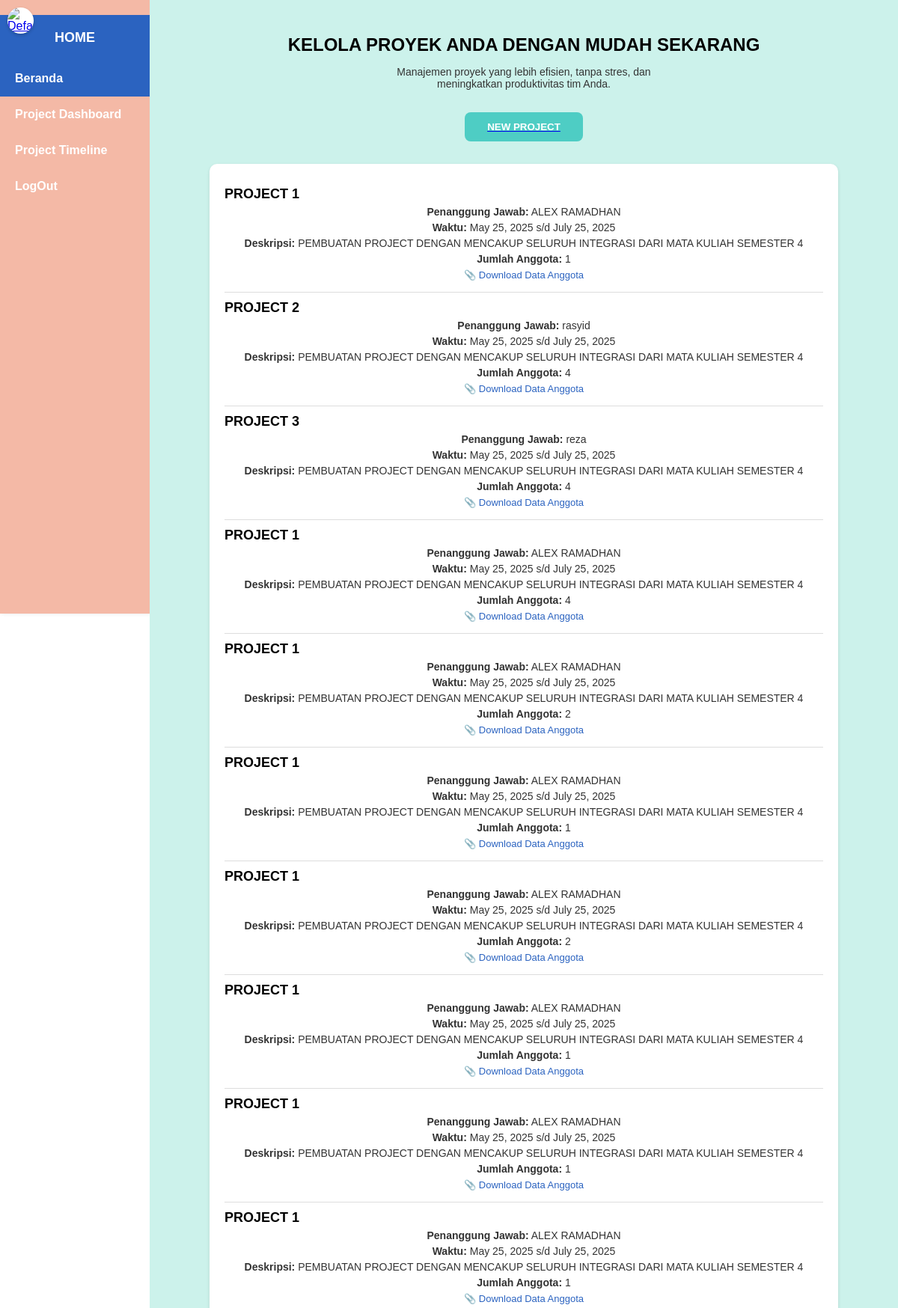
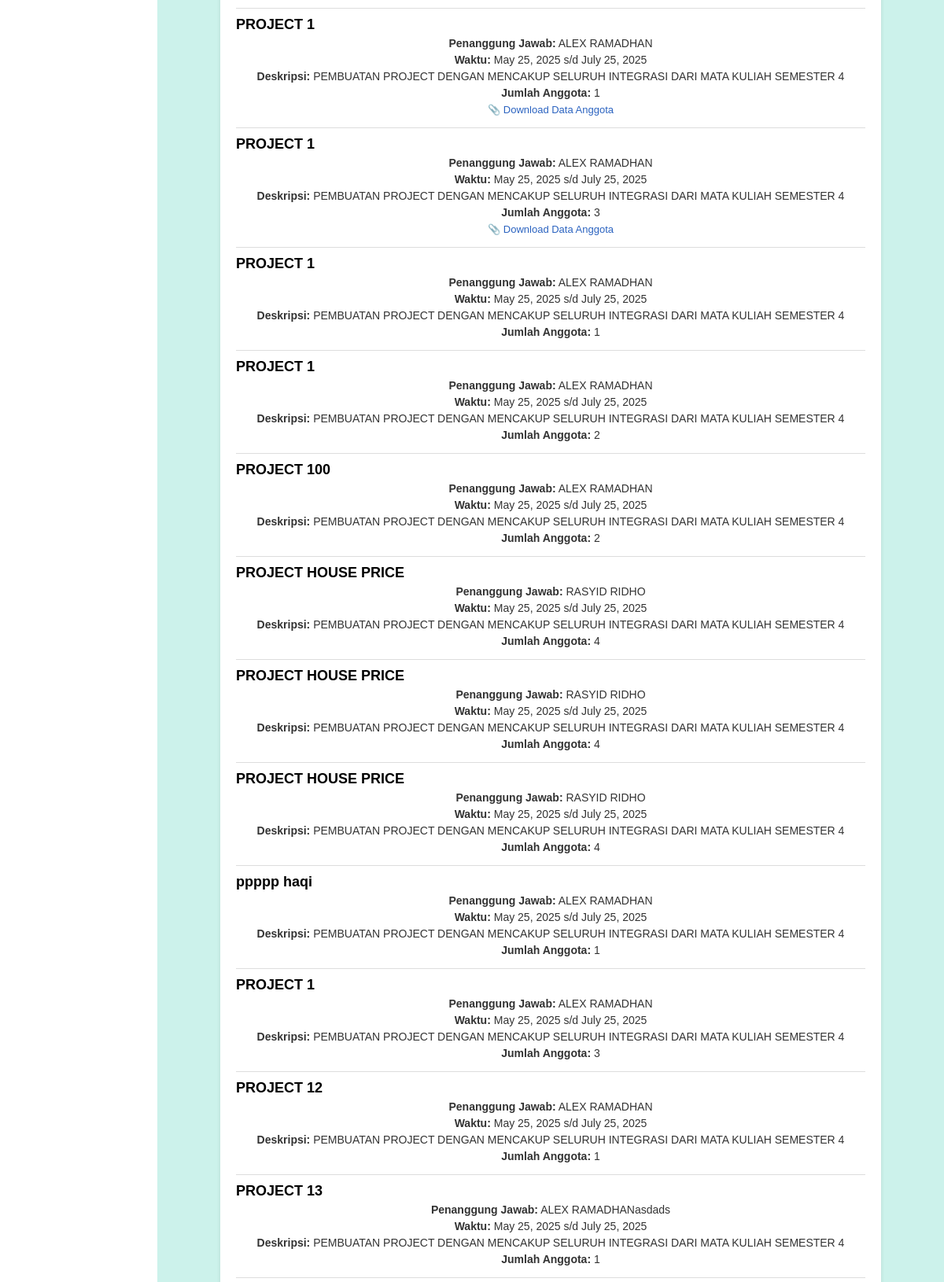
/home/ (upper part), run on the app's committed database (2 pictures, top to bottom).
### data_entry/models.py (models this page shows, shortened)
class Project(models.Model):
    nama = models.CharField(max_length=100)
    deskripsi = models.TextField()
    mulai = models.DateField()
    selesai = models.DateField()
    penanggungjawab = models.CharField(max_length=100)
    jumlah = models.IntegerField()
    file = models.FileField(upload_to='uploads/', null=True, blank=True)
    pendanaan = models.BigIntegerField(null=True, blank=True)
    aktivitas1 = models.CharField(max_length=100, null=True, blank=True)
    aktivitas2 = models.CharField(max_length=100, null=True, blank=True)
    aktivitas3 = models.CharField(max_length=100, null=True, blank=True)

### data_entry/views.py (the view)
# urls.py: path('home/', views.home_project, name='homeproject'),
def home_project(request):
    projects = Project.objects.all()
    return render(request, 'data_entry/homeproject.html', {'projects': projects})

### data_entry/templates/data_entry/homeproject.html (shortened to what this page needs)
{% load static %}
<!DOCTYPE html>
<html lang="id">
<head>
</head>
<body>
  <a href="{% url 'data_entry:profilelengkap' %}" class="profile-icon">
    {% if profile.foto %}
      <img src="{{ profile.foto.url }}" alt="Foto Profil">
    {% else %}
      <img src="{% static 'default_user.png' %}" alt="Default">
    {% endif %}
  </a>
  <div class="sidebar">
    <div class="logo">HOME</div>
    <a href="#" class="active">Beranda</a>
    <a href="{% url 'data_entry:project_dashboard' %}">Project Dashboard</a>
    <a href="{% url 'data_entry:tampilkan_management' %}">Project Timeline</a>
    <a href="#">LogOut</a>
  </div>
  <div class="content">
    <h1>KELOLA PROYEK ANDA DENGAN MUDAH SEKARANG</h1>
    <p>Manajemen proyek yang lebih efisien, tanpa stres, dan<br>meningkatkan produktivitas tim Anda.</p>
    <a href="{% url 'data_entry:newproject' %}">
      <button class="new-project-btn">NEW PROJECT</button>
    </a>
    <div class="project-list">
      {% for p in projects %}
        <div class="project-item">
          <h3>{{ p.nama }}</h3>
          <p><strong>Penanggung Jawab:</strong> {{ p.penanggungjawab }}</p>
          <p><strong>Waktu:</strong> {{ p.mulai }} s/d {{ p.selesai }}</p>
          <p><strong>Deskripsi:</strong> {{ p.deskripsi }}</p>
          <p><strong>Jumlah Anggota:</strong> {{ p.jumlah }}</p>
          {% if p.file %}
            <p><a href="{{ p.file.url }}">📎 Download Data Anggota</a></p>
          {% endif %}
        </div>
      {% empty %}
        <p>Tidak ada proyek yang terdaftar.</p>
      {% endfor %}
    </div>
  </div>
</body>
</html>

### data_entry/templates/data_entry/homeproject.html (style rules this page uses)
body { margin: 0; font-family: Arial, sans-serif; display: flex; }
.profile-icon { position: absolute; top: 10px; left: 10px; width: 35px; height: 35px; border-radius: 50%; overflow: hidden; box-shadow: 0 2px 4px rgba(0,0,0,0.2); z-index: 1000; background-color: white; }
.profile-icon img { width: 100%; height: 100%; object-fit: cover; }
.sidebar { width: 200px; background-color: #f4b9a6; display: flex; flex-direction: column; padding-top: 20px; height: 100vh; box-shadow: 2px 0 5px rgba(0, 0, 0, 0.1); }
.sidebar .logo { background-color: #2b63c0; color: white; padding: 20px; font-weight: bold; font-size: 18px; text-align: center; }
.sidebar a { padding: 15px 20px; text-decoration: none; color: white; font-weight: bold; }
.sidebar a.active, .sidebar a:hover { background-color: #2b63c0; }
.content { flex: 1; background-color: #ccf2eb; padding: 30px; overflow-y: auto; }
.content h1 { font-size: 24px; font-weight: bold; margin-bottom: 10px; text-align: center; }
.content p { font-size: 14px; margin-bottom: 30px; text-align: center; color: #333; }
.new-project-btn { background-color: #4ecdc4; color: white; border: none; padding: 12px 30px; font-weight: bold; border-radius: 8px; cursor: pointer; display: block; margin: 0 auto 30px auto; }
.project-list { background: white; padding: 20px; border-radius: 10px; max-width: 800px; margin: auto; box-shadow: 0 2px 5px rgba(0, 0, 0, 0.1); }
.project-item { border-bottom: 1px solid #ddd; padding: 10px 0; }
.project-item h3 { margin: 0; font-size: 18px; }
.project-item p { margin: 5px 0; font-size: 14px; }
.project-item a { color: #2b63c0; text-decoration: none; font-size: 13px; }

### data on the page
Project: nama "PROJECT 1", penanggungjawab "ALEX RAMADHAN", mulai "May 25, 2025", selesai "July 25, 2025", deskripsi "PEMBUATAN PROJECT DENGAN MENCAKUP SELURUH INTEGRASI DARI MATA KULIAH SEMESTER 4", jumlah "1"
Project: nama "PROJECT 2", penanggungjawab "rasyid", mulai "May 25, 2025", selesai "July 25, 2025", deskripsi "PEMBUATAN PROJECT DENGAN MENCAKUP SELURUH INTEGRASI DARI MATA KULIAH SEMESTER 4", jumlah "4"
Project: nama "PROJECT 3", penanggungjawab "reza", mulai "May 25, 2025", selesai "July 25, 2025", deskripsi "PEMBUATAN PROJECT DENGAN MENCAKUP SELURUH INTEGRASI DARI MATA KULIAH SEMESTER 4", jumlah "4"
Project: nama "PROJECT 1", penanggungjawab "ALEX RAMADHAN", mulai "May 25, 2025", selesai "July 25, 2025", deskripsi "PEMBUATAN PROJECT DENGAN MENCAKUP SELURUH INTEGRASI DARI MATA KULIAH SEMESTER 4", jumlah "4"
Project: nama "PROJECT 1", penanggungjawab "ALEX RAMADHAN", mulai "May 25, 2025", selesai "July 25, 2025", deskripsi "PEMBUATAN PROJECT DENGAN MENCAKUP SELURUH INTEGRASI DARI MATA KULIAH SEMESTER 4", jumlah "2"
Project: nama "PROJECT 1", penanggungjawab "ALEX RAMADHAN", mulai "May 25, 2025", selesai "July 25, 2025", deskripsi "PEMBUATAN PROJECT DENGAN MENCAKUP SELURUH INTEGRASI DARI MATA KULIAH SEMESTER 4", jumlah "1"
Project: nama "PROJECT 1", penanggungjawab "ALEX RAMADHAN", mulai "May 25, 2025", selesai "July 25, 2025", deskripsi "PEMBUATAN PROJECT DENGAN MENCAKUP SELURUH INTEGRASI DARI MATA KULIAH SEMESTER 4", jumlah "2"
Project: nama "PROJECT 1", penanggungjawab "ALEX RAMADHAN", mulai "May 25, 2025", selesai "July 25, 2025", deskripsi "PEMBUATAN PROJECT DENGAN MENCAKUP SELURUH INTEGRASI DARI MATA KULIAH SEMESTER 4", jumlah "1"
Project: nama "PROJECT 1", penanggungjawab "ALEX RAMADHAN", mulai "May 25, 2025", selesai "July 25, 2025", deskripsi "PEMBUATAN PROJECT DENGAN MENCAKUP SELURUH INTEGRASI DARI MATA KULIAH SEMESTER 4", jumlah "1"
Project: nama "PROJECT 1", penanggungjawab "ALEX RAMADHAN", mulai "May 25, 2025", selesai "July 25, 2025", deskripsi "PEMBUATAN PROJECT DENGAN MENCAKUP SELURUH INTEGRASI DARI MATA KULIAH SEMESTER 4", jumlah "1"
Project: nama "PROJECT 1", penanggungjawab "ALEX RAMADHAN", mulai "May 25, 2025", selesai "July 25, 2025", deskripsi "PEMBUATAN PROJECT DENGAN MENCAKUP SELURUH INTEGRASI DARI MATA KULIAH SEMESTER 4", jumlah "1"
Project: nama "PROJECT 1", penanggungjawab "ALEX RAMADHAN", mulai "May 25, 2025", selesai "July 25, 2025", deskripsi "PEMBUATAN PROJECT DENGAN MENCAKUP SELURUH INTEGRASI DARI MATA KULIAH SEMESTER 4", jumlah "3"
Project: nama "PROJECT 1", penanggungjawab "ALEX RAMADHAN", mulai "May 25, 2025", selesai "July 25, 2025", deskripsi "PEMBUATAN PROJECT DENGAN MENCAKUP SELURUH INTEGRASI DARI MATA KULIAH SEMESTER 4", jumlah "1"
Project: nama "PROJECT 1", penanggungjawab "ALEX RAMADHAN", mulai "May 25, 2025", selesai "July 25, 2025", deskripsi "PEMBUATAN PROJECT DENGAN MENCAKUP SELURUH INTEGRASI DARI MATA KULIAH SEMESTER 4", jumlah "2"
Project: nama "PROJECT 100", penanggungjawab "ALEX RAMADHAN", mulai "May 25, 2025", selesai "July 25, 2025", deskripsi "PEMBUATAN PROJECT DENGAN MENCAKUP SELURUH INTEGRASI DARI MATA KULIAH SEMESTER 4", jumlah "2"
Project: nama "PROJECT HOUSE PRICE", penanggungjawab "RASYID RIDHO", mulai "May 25, 2025", selesai "July 25, 2025", deskripsi "PEMBUATAN PROJECT DENGAN MENCAKUP SELURUH INTEGRASI DARI MATA KULIAH SEMESTER 4", jumlah "4"
Project: nama "PROJECT HOUSE PRICE", penanggungjawab "RASYID RIDHO", mulai "May 25, 2025", selesai "July 25, 2025", deskripsi "PEMBUATAN PROJECT DENGAN MENCAKUP SELURUH INTEGRASI DARI MATA KULIAH SEMESTER 4", jumlah "4"
Project: nama "PROJECT HOUSE PRICE", penanggungjawab "RASYID RIDHO", mulai "May 25, 2025", selesai "July 25, 2025", deskripsi "PEMBUATAN PROJECT DENGAN MENCAKUP SELURUH INTEGRASI DARI MATA KULIAH SEMESTER 4", jumlah "4"
Project: nama "ppppp haqi", penanggungjawab "ALEX RAMADHAN", mulai "May 25, 2025", selesai "July 25, 2025", deskripsi "PEMBUATAN PROJECT DENGAN MENCAKUP SELURUH INTEGRASI DARI MATA KULIAH SEMESTER 4", jumlah "1"
Project: nama "PROJECT 1", penanggungjawab "ALEX RAMADHAN", mulai "May 25, 2025", selesai "July 25, 2025", deskripsi "PEMBUATAN PROJECT DENGAN MENCAKUP SELURUH INTEGRASI DARI MATA KULIAH SEMESTER 4", jumlah "3"
Project: nama "PROJECT 12", penanggungjawab "ALEX RAMADHAN", mulai "May 25, 2025", selesai "July 25, 2025", deskripsi "PEMBUATAN PROJECT DENGAN MENCAKUP SELURUH INTEGRASI DARI MATA KULIAH SEMESTER 4", jumlah "1"
Project: nama "PROJECT 13", penanggungjawab "ALEX RAMADHANasdads", mulai "May 25, 2025", selesai "July 25, 2025", deskripsi "PEMBUATAN PROJECT DENGAN MENCAKUP SELURUH INTEGRASI DARI MATA KULIAH SEMESTER 4", jumlah "1"
